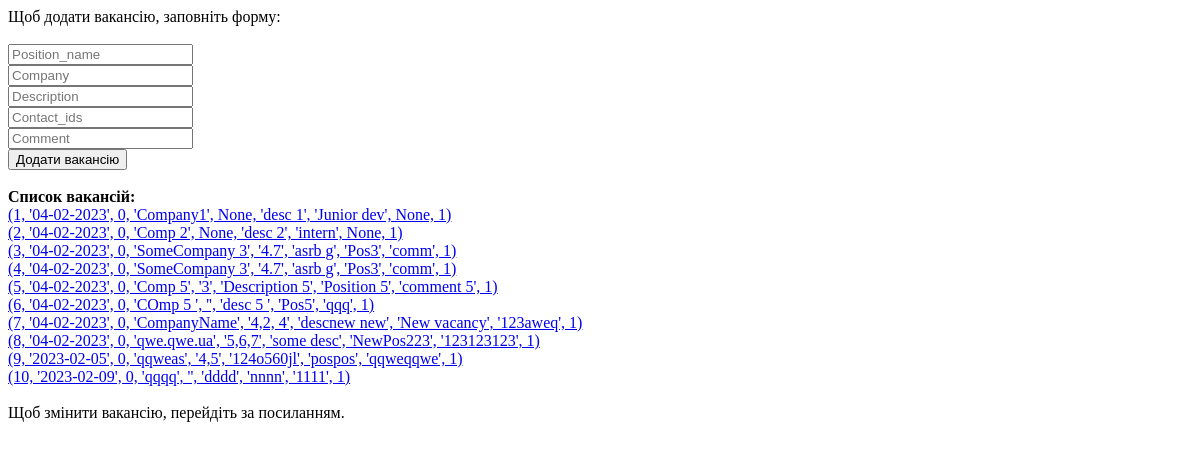
The app's page /vacancy/, older data.
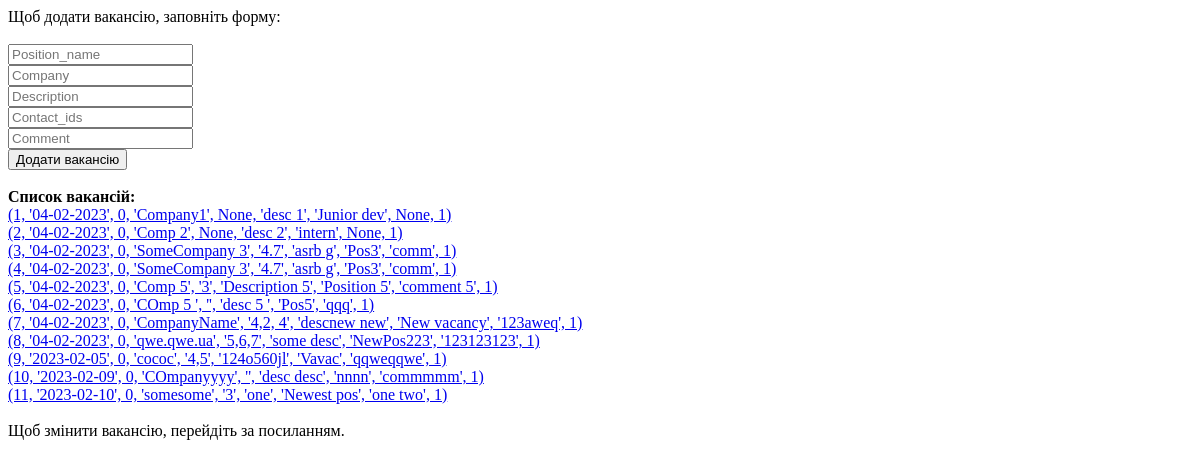
The same page, newer data.
### tables this page shows
CREATE TABLE "vacancy" (
	"id"	INTEGER NOT NULL UNIQUE,
	"creation_date"	TEXT NOT NULL DEFAULT CURRENT_DATE,
	"status"	INTEGER NOT NULL DEFAULT 0,
	"company"	TEXT NOT NULL,
	"contact_ids"	TEXT,
	"description"	TEXT NOT NULL,
	"position_name"	TEXT NOT NULL,
	"comment"	TEXT,
	"user_id"	INTEGER,
	PRIMARY KEY("id" AUTOINCREMENT)
);

### main.py (the view, shortened to what this page needs)
@app.route("/", methods=['GET'])
@app.route("/vacancy/", methods=['GET', 'POST'])
def vacancy():
    vacancy_data = {}
    with db_processing.DB() as db:
        if vacancy_data:
            db.insert("vacancy", vacancy_data)
        result = db.query("SELECT * FROM vacancy;")
    return render_template('vacancy_add.html', vacancies=result)

### db_processing.py (called while the page is built)
    def __enter__(self):
        self.conn = sqlite3.connect('vacancy.db')
        self.c = self.conn.cursor()
        return self

    def query(self, query):
        self.c.execute(query)
        result = self.c.fetchall()
        return result

    def __exit__(self, exc_type, exc_val, exc_tb):
        self.c.close()
        self.conn.close()

### templates/vacancy_add.html (shortened to what this page needs)
<!DOCTYPE html>
<html lang="en">
<head>
</head>
<body>
Щоб додати вакансію, заповніть форму: </br> </br>
<form action="/vacancy/" method="POST">
    <input type="text" name="position_name" placeholder="Position_name"><br/>
    <input type="text" name="company" placeholder="Company"><br/>
    <input type="text" name="description" placeholder="Description"><br/>
    <input type="text" name="contact_ids" placeholder="Contact_ids"><br/>
    <input type="text" name="comment" placeholder="Comment"><br/>
    <input type="submit" value="Додати вакансію">
</form>
</br><b>Список вакансій:</b></br>
<div>
    {% for vacancy in vacancies %}
    <a href="/vacancy/{{vacancy[0]}}/">{{vacancy}}</a>  </br>
    {% endfor %}
</div>
</br> Щоб змінити вакансію, перейдіть за посиланням.
</body>
</html>

Row changes from the older to the newer data that the page shows:
changed vacancy (number 9 of 11 on the later page): vacancy "(9, '2023-02-05', 0, 'qqweas', '4,5', '124o560jl', 'pospos', 'qqweqqwe', 1)" → "(9, '2023-02-05', 0, 'cococ', '4,5', '124o560jl', 'Vavac', 'qqweqqwe', 1)"
changed vacancy (number 10 of 11 on the later page): vacancy "(10, '2023-02-09', 0, 'qqqq', '', 'dddd', 'nnnn', '1111', 1)" → "(10, '2023-02-09', 0, 'COmpanyyyy', '', 'desc desc', 'nnnn', 'commmmm', 1)"
added vacancy: vacancy "(11, '2023-02-10', 0, 'somesome', '3', 'one', 'Newest pos', 'one two', 1)"
